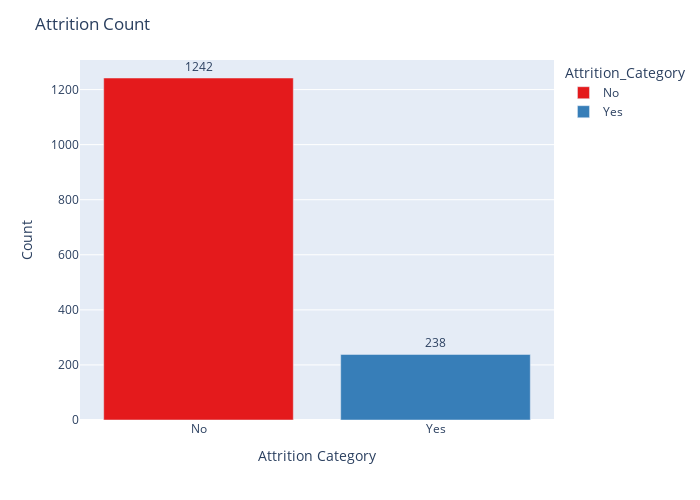

Notebook source saved alongside this figure:
### Markdown cell above
### Count of Attrition

### Code cell
import plotly.express as px

# Get counts first
attrition_counts = df['Attrition_Category'].value_counts().reset_index()
attrition_counts.columns = ['Attrition_Category', 'Count']

# Create Plotly bar chart
fig = px.bar(attrition_counts, 
             x='Attrition_Category', 
             y='Count', 
             text='Count', 
             color='Attrition_Category', 
             color_discrete_sequence=px.colors.qualitative.Set1)

# Customize layout
fig.update_traces(textposition='outside')  # Show counts above bars
fig.update_layout(title='Attrition Count',
                  xaxis_title='Attrition Category',
                  yaxis_title='Count',
                  width=700,
                  height=500)

fig.show()

### Figure 1 — Plotly figure (JSON) as saved in the notebook; plotly's stock layout.template omitted (floating-point values rounded to 4 significant figures)
{"data": [{"hovertemplate": "Attrition_Category=%{x}<br>Count=%{text}<extra></extra>", "legendgroup": "No", "marker": {"color": "rgb(228,26,28)", "pattern": {"shape": ""}}, "name": "No", "orientation": "v", "showlegend": true, "text": [1242.0], "textposition": "outside", "type": "bar", "x": ["No"], "xaxis": "x", "y": [1242], "yaxis": "y"}, {"hovertemplate": "Attrition_Category=%{x}<br>Count=%{text}<extra></extra>", "legendgroup": "Yes", "marker": {"color": "rgb(55,126,184)", "pattern": {"shape": ""}}, "name": "Yes", "orientation": "v", "showlegend": true, "text": [238.0], "textposition": "outside", "type": "bar", "x": ["Yes"], "xaxis": "x", "y": [238], "yaxis": "y"}], "layout": {"barmode": "relative", "height": 500, "legend": {"title": {"text": "Attrition_Category"}, "tracegroupgap": 0}, "margin": {"t": 60}, "title": {"text": "Attrition Count"}, "width": 700, "xaxis": {"anchor": "y", "categoryarray": ["No", "Yes"], "categoryorder": "array", "domain": [0, 1], "title": {"text": "Attrition Category"}}, "yaxis": {"anchor": "x", "domain": [0, 1], "title": {"text": "Count"}}}}
